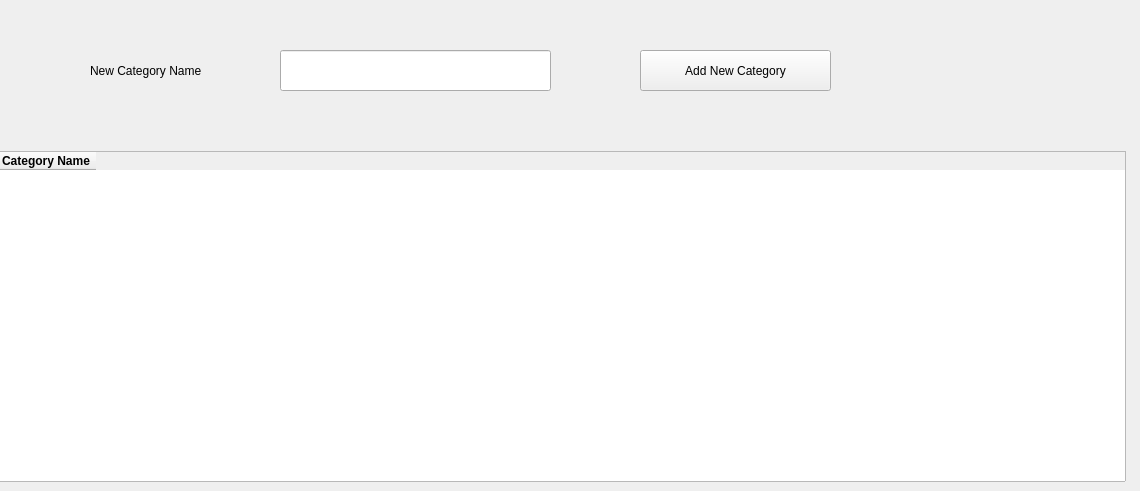
      <widget class="QWidget" name="tab_5">
       <attribute name="title">
        <string>Categories</string>
       </attribute>
       <widget class="QLabel" name="label_25">
        <property name="geometry">
         <rect>
          <x>90</x>
          <y>60</y>
          <width>161</width>
          <height>21</height>
         </rect>
        </property>
        <property name="text">
         <string>New Category Name</string>
        </property>
       </widget>
       <widget class="QLineEdit" name="lineEdit_18">
        <property name="geometry">
         <rect>
          <x>280</x>
          <y>50</y>
          <width>271</width>
          <height>41</height>
         </rect>
        </property>
       </widget>
       <widget class="QPushButton" name="pushButton_15">
        <property name="geometry">
         <rect>
          <x>640</x>
          <y>50</y>
          <width>191</width>
          <height>41</height>
         </rect>
        </property>
        <property name="text">
         <string>Add New Category</string>
        </property>
       </widget>
       <widget class="QTableWidget" name="tableWidget_985">
        <property name="enabled">
         <bool>true</bool>
        </property>
        <property name="geometry">
         <rect>
          <x>-5</x>
          <y>151</y>
          <width>1131</width>
          <height>331</height>
         </rect>
        </property>
        <column>
         <property name="text">
          <string>Category Name</string>
         </property>
         <property name="font">
          <font>
           <weight>75</weight>
           <bold>true</bold>
          </font>
         </property>
        </column>
       </widget>
      </widget>
